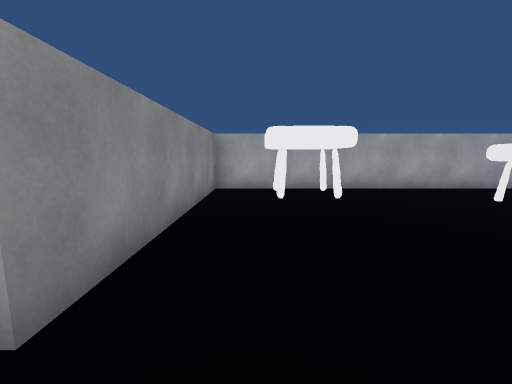
View 1 (above)

24 first-person views from a walk through a scene from a Unity 3-D project. The camera is 1.2 m above the floor, tilts 8° down and sees 90° across. The floor is counted in squares, 1 m on a side. Each view is taken from the middle of a square. On the plan, view 1 faces up. The plan holds only what a view shows up to about 12 squares ahead; the rest is blank. The place goes on beyond the plan. The player is left out. Some animated figures are left out.

View 2
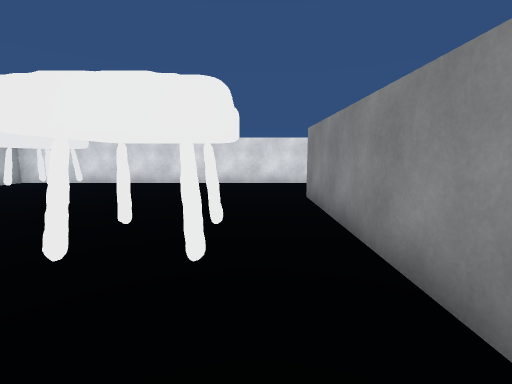

View 3
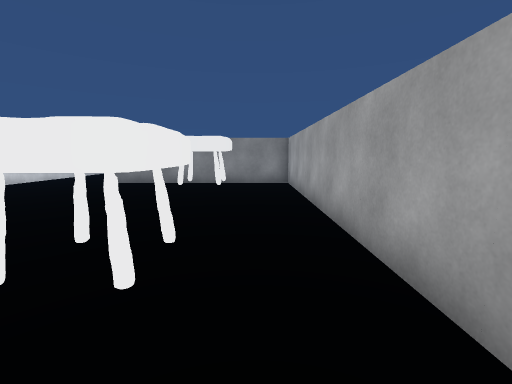

View 4
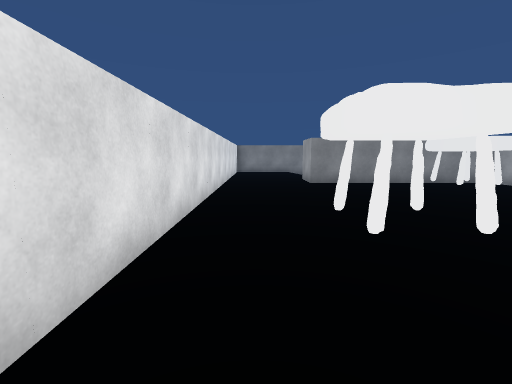

View 5
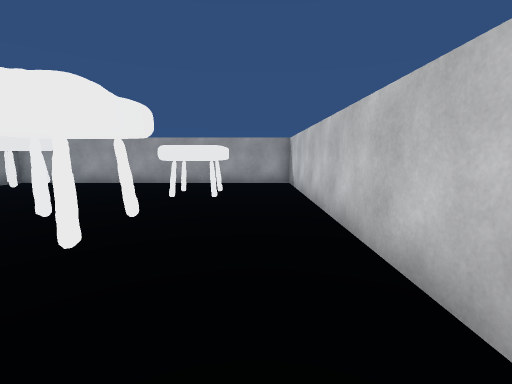

View 6
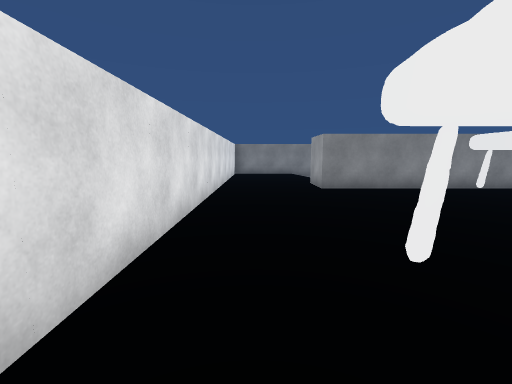

View 7
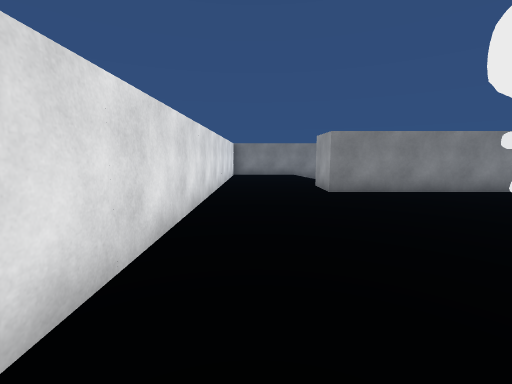

View 8
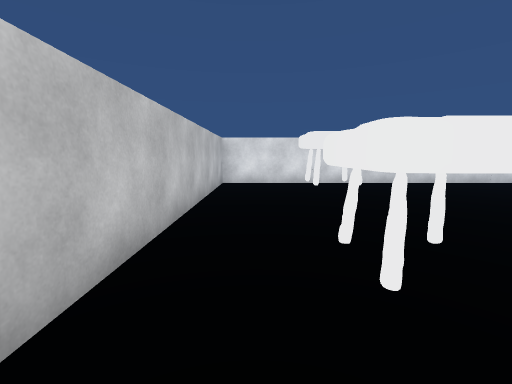

View 9
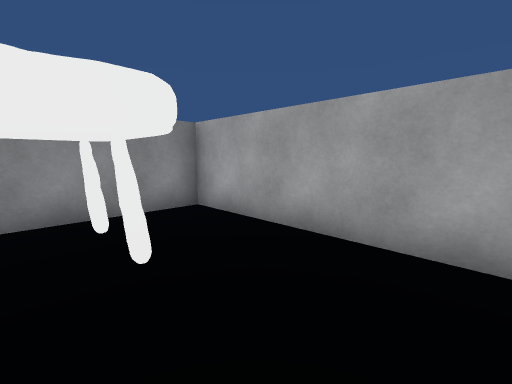

View 10
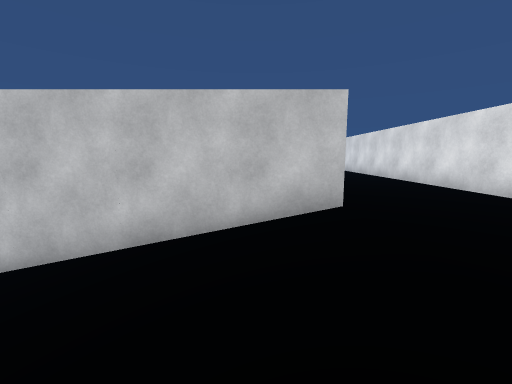

View 11
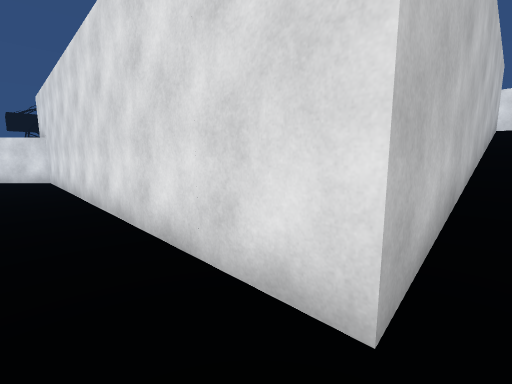

View 12
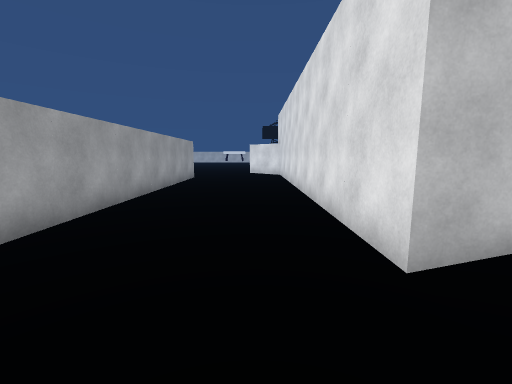

View 13
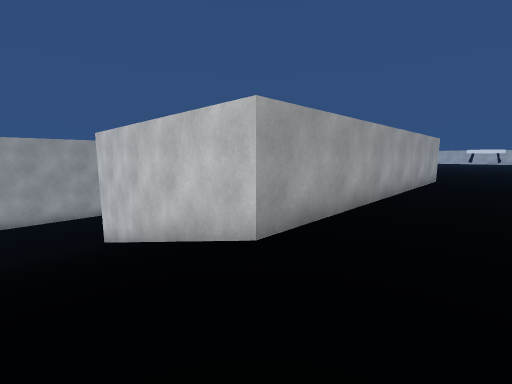

View 14
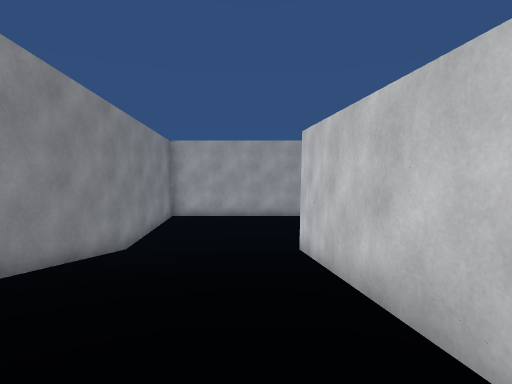

View 15
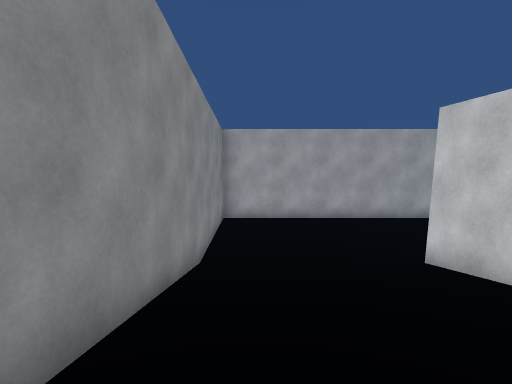

View 16
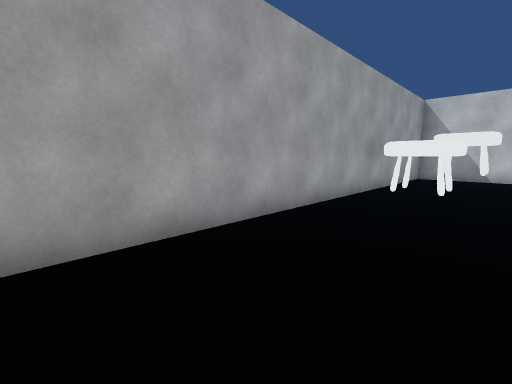

View 17
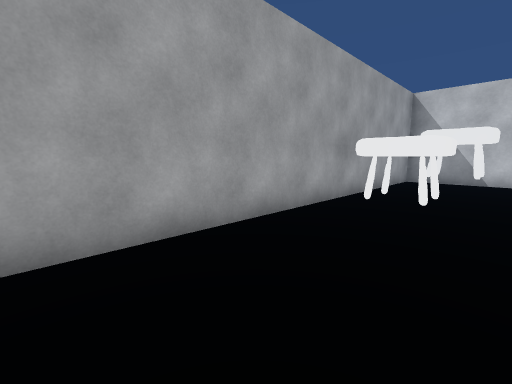

View 18
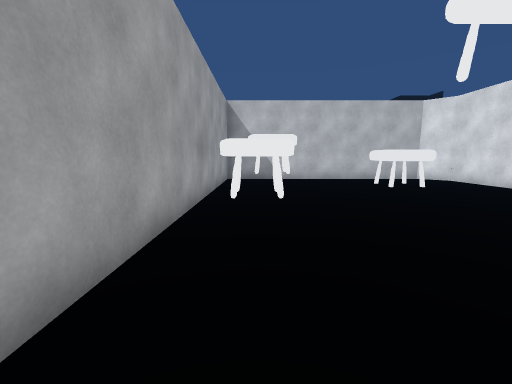

View 19
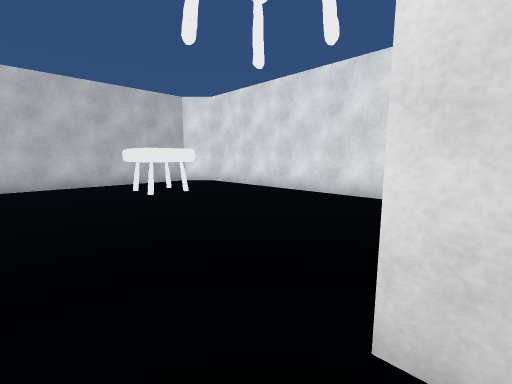

View 20
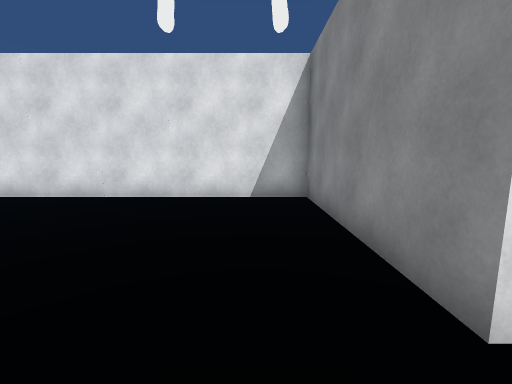

View 21
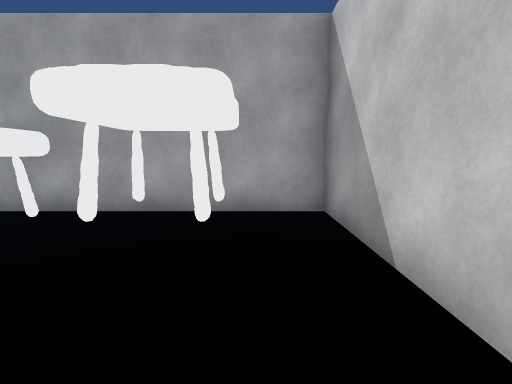

View 22
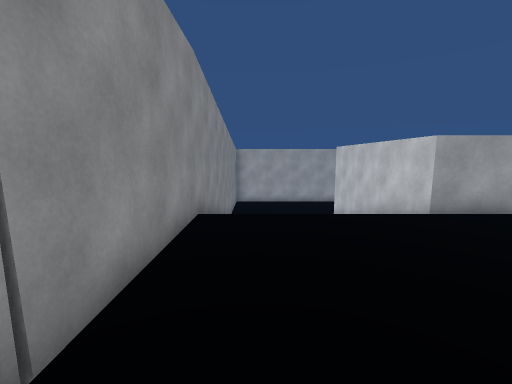

View 23
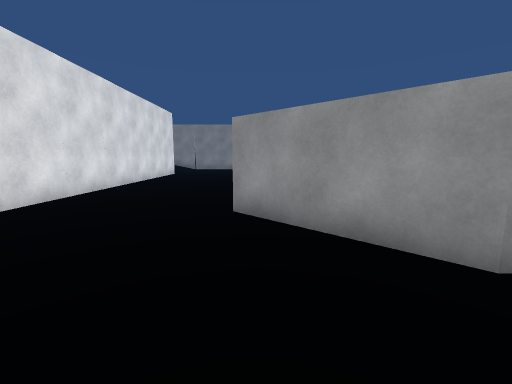

View 24
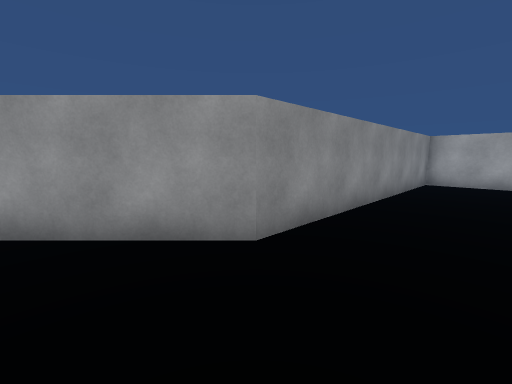

### Floor plan
Key: @ floor where view 1 was taken; # wall or solid block; . main floor; : floor 2 m higher than the main floor; + floor 4 m higher than the main floor; / step, stairs or slope; O other object.
Columns run from 10 left of view 1 to 14 right of it. Each row starts with its distance up from view 1.
 30  ########################
 29 #            OO.....##
 28 #     .     OOO OOO ##
 27 #            OO OOO ##
 26 #   . . . .         ##
 25 #                   ##
 24 #/     ##.        . ##
 23 #/     ##.      OO  ##
 22 #/     ##       OO  ##
 21 #/     ##       OO  ##
 20 #/     ##           ##
 19 #/     ##           ##
 18 #//    ##############
 17 #/     #############    :
 16 #    :
 15 #
 14 #   :
 13 #   : :               #
 12 #                    ##
 11 #      ###############
 10   /   /###############
  9       /## +        + #
  8       /##           +#
  7       /##+OOO   OOO  #
  6       /## OOO + OOO  #
  5       /##  OO    OO  #
  4       /##            #
  3   /   /##            #
  2        ##       OO   #
  1                 OO   #
  0           @     OO   #
 -1                  ++ +#
 -2                    + #
 -3      #################

Where each view was taken, in squares from view 1:
view 1: 0 up, 0 right, facing up
view 2: 9 up, 0 right, facing down
view 3: 8 up, 10 right, facing left
view 4: 1 down, 10 right, facing left
view 5: 2 down, 9 right, facing up
view 6: 1 down, 8 right, facing left
view 7: 1 down, 7 right, facing left
view 8: 9 up, 9 right, facing down
view 9: 6 up, 4 right, facing up-left
view 10: 3 up, 8 left, facing right
view 11: 13 up, 4 left, facing down-right
view 12: 13 up, 6 left, facing right
view 13: 14 up, 6 left, facing up-right
view 14: 16 up, 5 left, facing up
view 15: 18 up, 8 left, facing up
view 16: 26 up, 6 left, facing up-right
view 17: 26 up, 4 left, facing up-right
view 18: 28 up, 4 left, facing right
view 19: 26 up, 2 left, facing down-right
view 20: 26 up, 0 right, facing down
view 21: 24 up, 8 right, facing up
view 22: 10 up, 8 left, facing up
view 23: 17 up, 14 right, facing left
view 24: 17 up, 14 right, facing up-left
